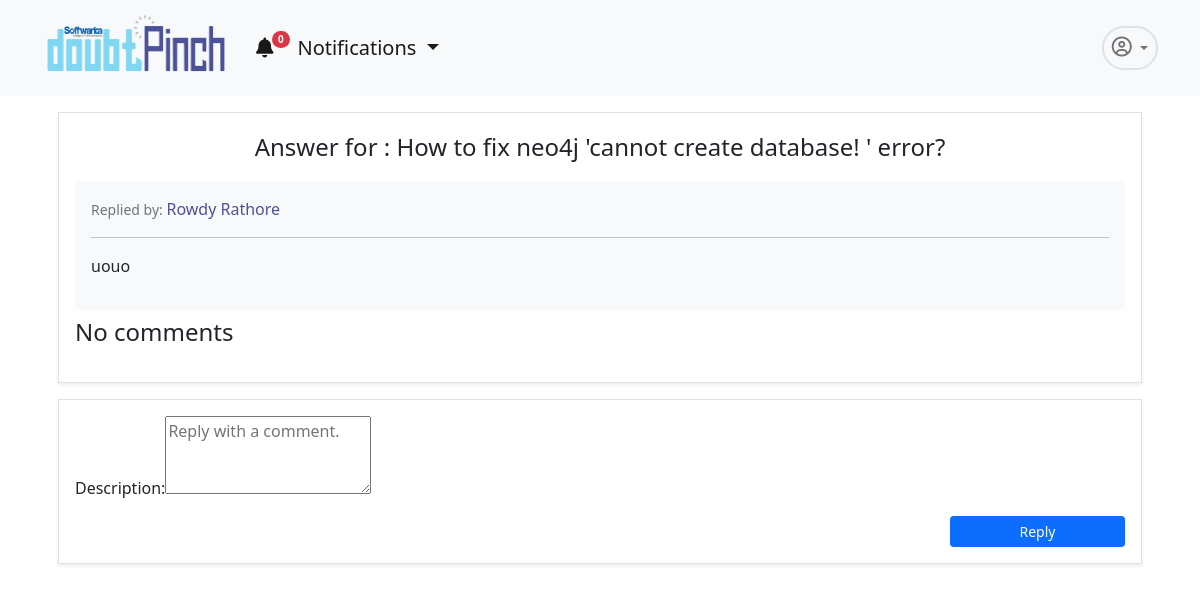
The page /app/comment/23 on the database as committed earlier.
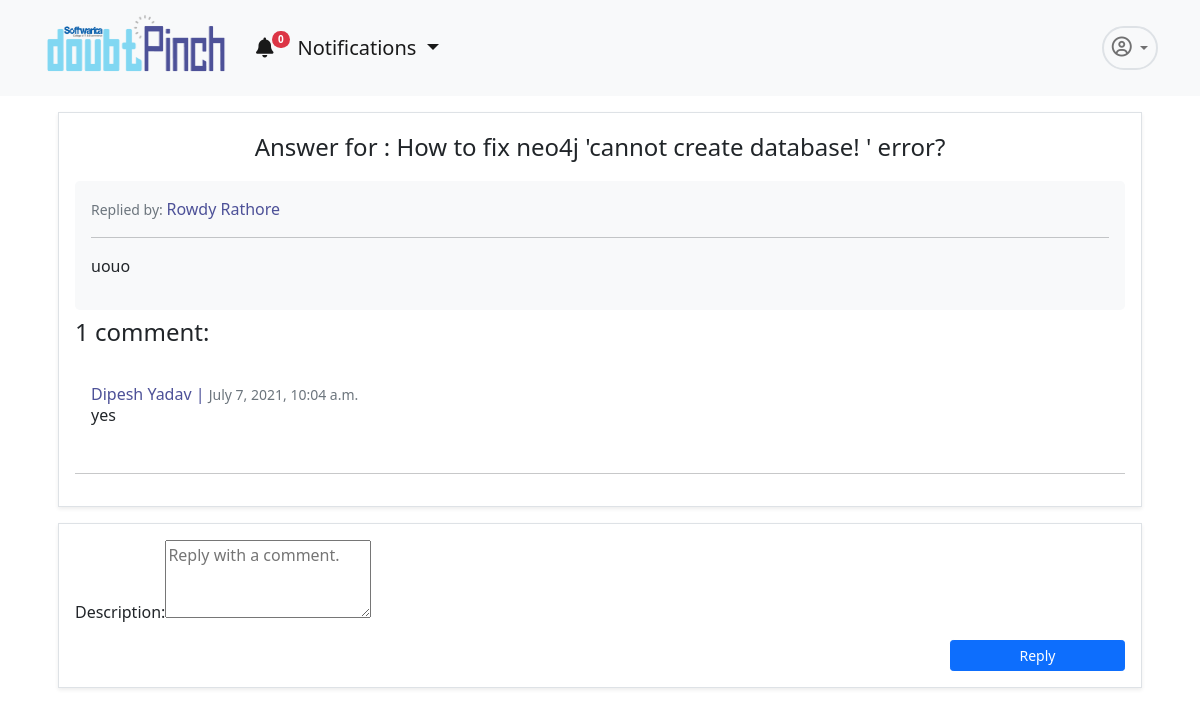
The same page on the database as committed later.
### dpapp/models.py (models this page shows, shortened)
class Answer(models.Model):
    user= models.ForeignKey(User, on_delete=models.CASCADE, related_name='answerer')
    doubt=models.ForeignKey(Doubt,on_delete=models.CASCADE)
    description=models.TextField(null=True)
    created_on = models.DateTimeField(default=datetime.now, blank=True)
    updated=models.BooleanField(default=False)

class Doubt(models.Model):
    user= models.ForeignKey(User,on_delete=models.CASCADE)
    title= models.TextField(null=False)
    description=models.TextField(null=True, blank=True)
    created_on = models.DateTimeField(default=datetime.now, blank=True)
    views= models.IntegerField(default=0)
    tags = TaggableManager()
    def __str__(self):
        return self.title

class Comment(models.Model):
    user= models.ForeignKey(User,on_delete=models.CASCADE, related_name='commentor')
    answer=models.ForeignKey(Answer,on_delete=models.CASCADE, null=True)
    description=models.TextField(null=True)
    created_on = models.DateTimeField(default=datetime.now, blank=True)
    updated=models.BooleanField(default=False)

### accounts/models.py (models this page shows, shortened)
class User(AbstractUser):
    username = None#models.CharField(max_length=255, null=True, blank=True)
    email = models.EmailField(
        verbose_name='email address',
        max_length=255,
        unique=True,
    )
    profile_pic= models.ImageField(upload_to='admin_pics', null=True, blank=True)
    email_confirmed = models.BooleanField(default=False) #initially this field is false but will se chan
    is_active = models.BooleanField(default=False)
    is_staff = models.BooleanField(default=False) # a admin user; non super-user
    is_admin = models.BooleanField(default=False)
    is_seller = models.BooleanField(default=False)
    is_customer = models.BooleanField(default=False)
    USERNAME_FIELD = 'email'
    REQUIRED_FIELDS = [] #emaila nd password are required fields and first name and last name is inherited from the user creation model
    object = UserManager()

### dpapp/views.py (the view, shortened to what this page needs)
# urls.py: path('comment/<int:id>',CommentView.as_view(),name='comment'),
class CommentView(TemplateView):
    template_name="dpapp/comments.html"
    def get_context_data(self, **kwargs):
        context = super(CommentView, self).get_context_data(**kwargs)
        answer_id= self.kwargs['id']
        answer= Answer.objects.get(id=answer_id)
        comments= Comment.objects.filter(answer=answer)
        paginator= Paginator(comments,10)
        page = self.request.GET.get('page')
        try:
            comments = paginator.page(page)
        except PageNotAnInteger:
            comments = paginator.page(1)
        except EmptyPage:
            comments = paginator.page(paginator.num_pages)
        context.update({'comments':comments,'answer':answer, 'form':CommentForm, 'page':page})
        return context

### dpapp/blognav.py (called while the page is built)
def navbar(request):
    if not request.user.is_anonymous:
        user=request.user
        notifications = Notification.objects.filter(user=user).order_by('-id')[:5]
        noti_count = Notification.objects.filter(user=user, is_seen=False).count()
        return {'nav_notifications': notifications,'noti_count':noti_count}
    return {'nav_notifications': '0','noti_count':0}

### templates/dpapp/comments.html (shortened to what this page needs)
{% extends 'dpapp/base.html' %}
{% load static %}
{% load bootstrap %}
        {% block navbar%}
        <link rel="stylesheet" href="{% static 'dpapp/css/paginate.css' %}">
        <div class="container">
            <div class=" mt-3 ">
                <div class="col border shadow-sm p-3 mx-3 mb-3">
                    <p class="fw-light fs-4 text-center">Answer for : <b><a class="text-decoration-none text-dark" href="{% url 'dpapp:detail' answer.doubt.id %}">{{answer.doubt}}</a></b></p>
                    <div class="mt-1">
                        <div class="bg-light mt-2 p-3 rounded-3  ">
                            <small class="text-muted">Replied by: <span class="fs-6 text-pinch">{{answer.user.first_name}} {{answer.user.last_name}}</span></small><hr>
                            <p class="h6 text-dark mb-3">{{answer.description|safe}}</p>
                        </div>
                    </div>
                    {% if answer.comment_set.count == 0 %}
                    <p class="fw-light fs-4 text-left mt-1">No comments</p>
                    {% elif answer.comment_set.count == 1 %}
                    <p class="fw-light fs-4 text-left mt-1">{{answer.comment_set.count}} comment:</p>
                    {%else%}
                    <p class="fw-light fs-4 text-left mt-1">{{answer.comment_set.count}} comments:</p>
                    {%endif%}
                    {% for i in comments%}
                    <div class="mt-1">
                        <div class="bg-white p-3 rounded-3  ">
                            <span class="fs-6 text-pinch">{{i.user.first_name}} {{i.user.last_name}} |
                                <small class="text-muted">{{i.created_on}}</small></span>
                            <p class="h6 text-dark mb-3">{{i.description}}</p>
                        </div>
                    </div><hr>
                    {% endfor %}
                </div>
                <div class="mt-3   mx-3 border shadow-sm p-3  mb-3">
                    <form method="post" enctype="multipart/form-data">
                        {{form|bootstrap}}
                        <div class="d-flex justify-content-end mt-3">
                            <button type="submit" class="btn btn-primary btn-sm col-2 fw-light"
                                onclick="return confirm ('You cannot edit the comment once it get published.')">Reply</button>
                        </div>
                    </form>
                </div>
            </div>
        </div>
{% endblock %}

Rows that differ between the two databases and show on the page:
shown differently, row unchanged: Answer "uouo": comment_set.count (not shown) → "1"
added Comment: user.first_name "Dipesh", user.last_name "Yadav", created_on "July 7, 2021, 10:04 a.m.", description "yes"
Other text that changed with them:
text no longer shown: "No comments"
text now shown: "comment:"
